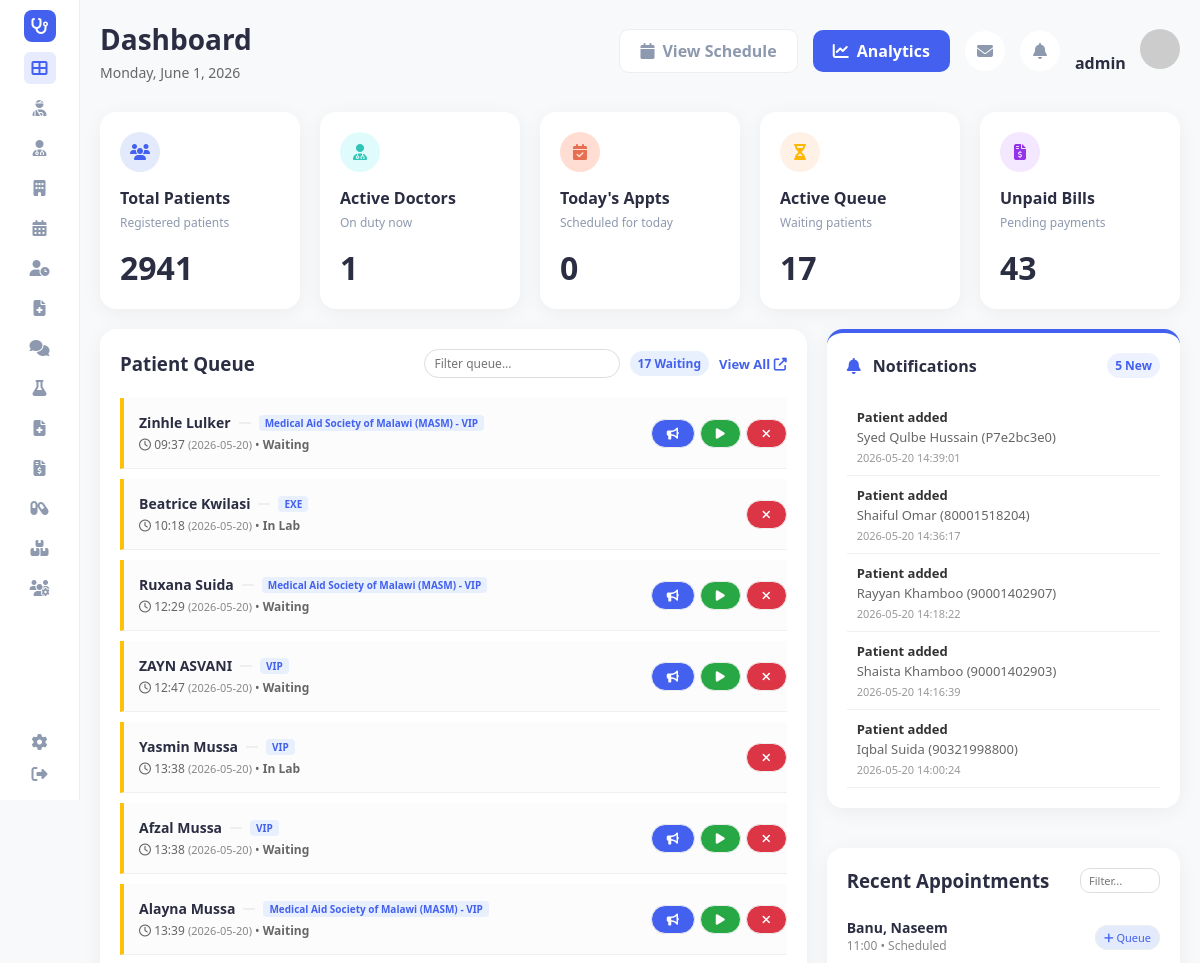
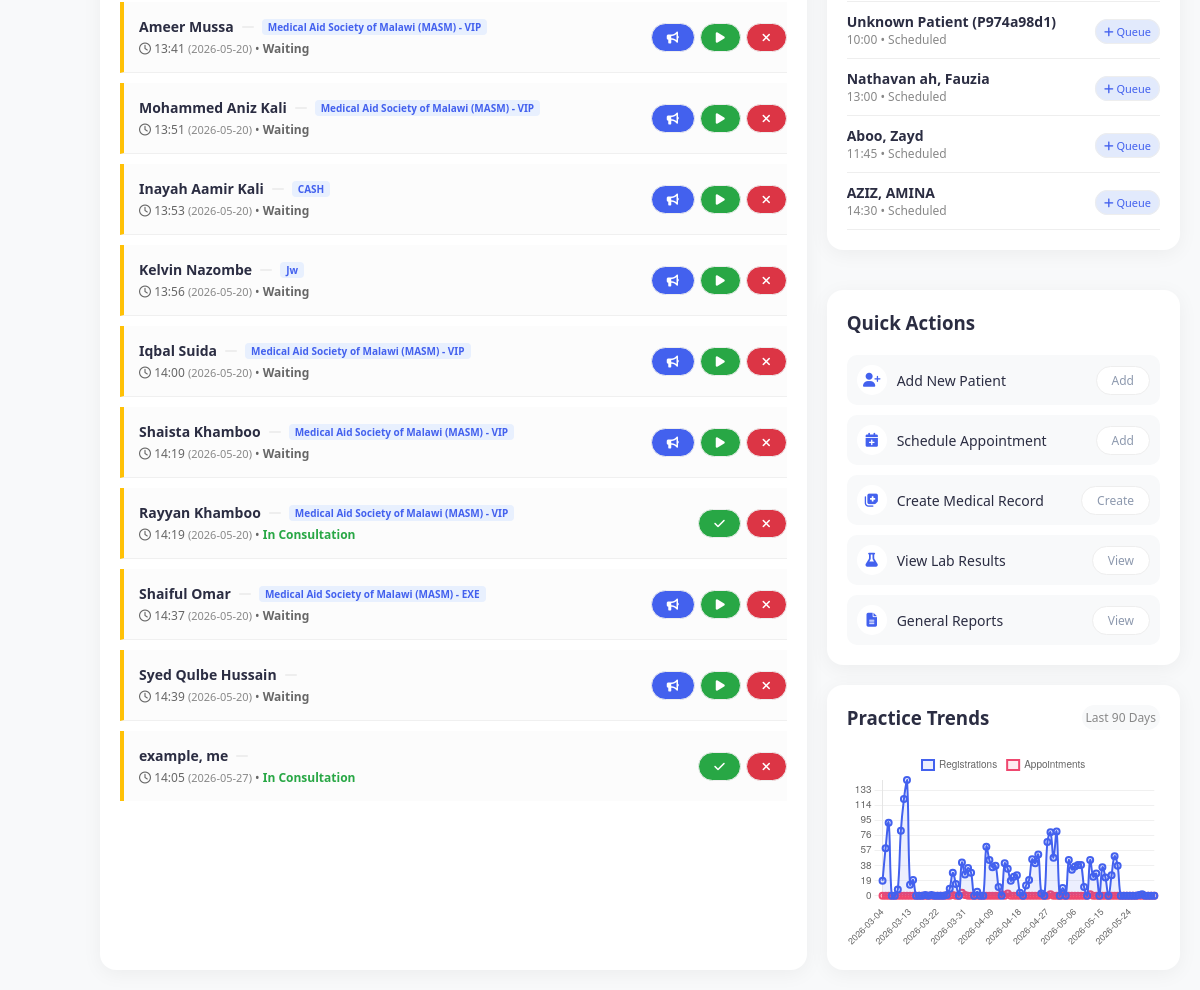
Page / (signed in) on the earlier database version (2 pictures, top to bottom).
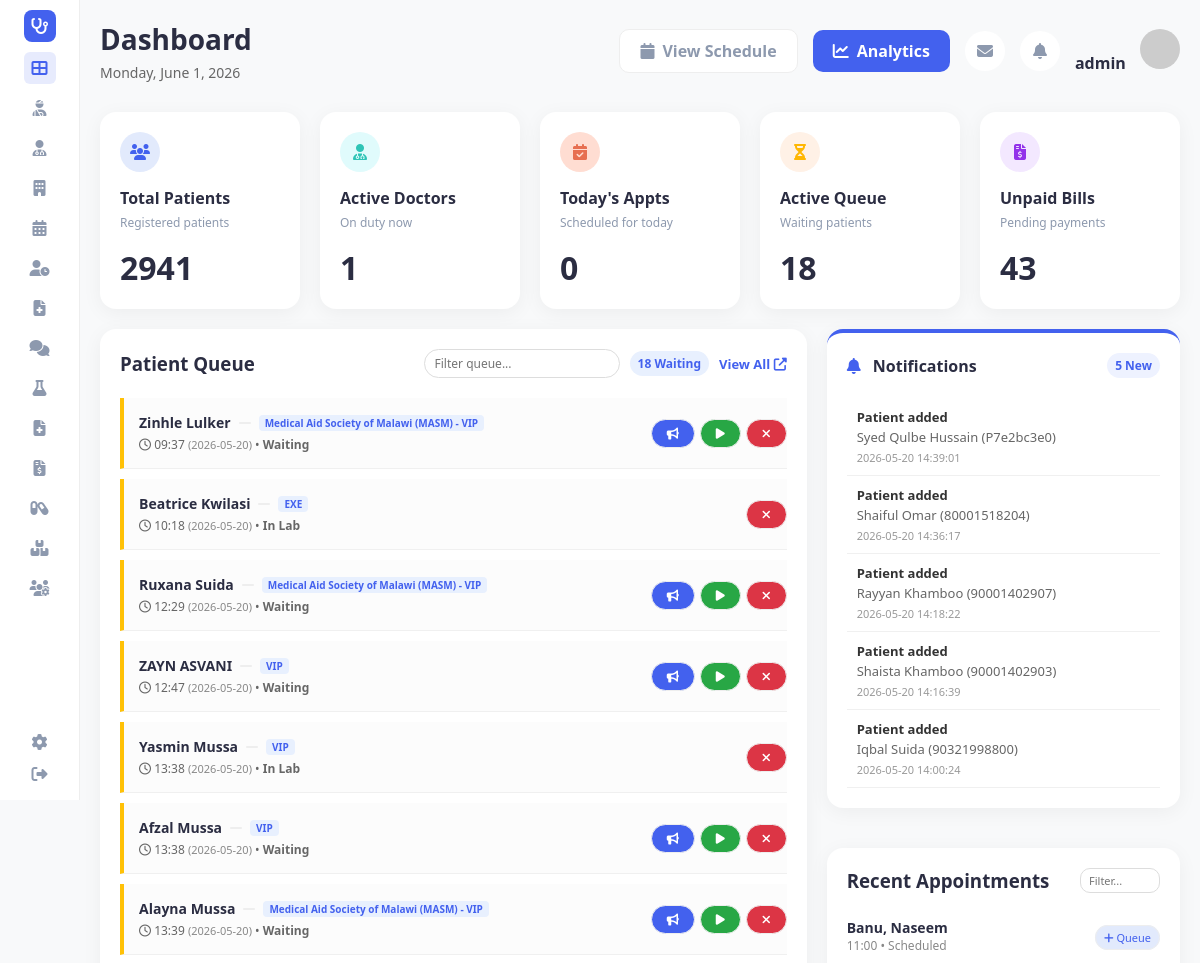
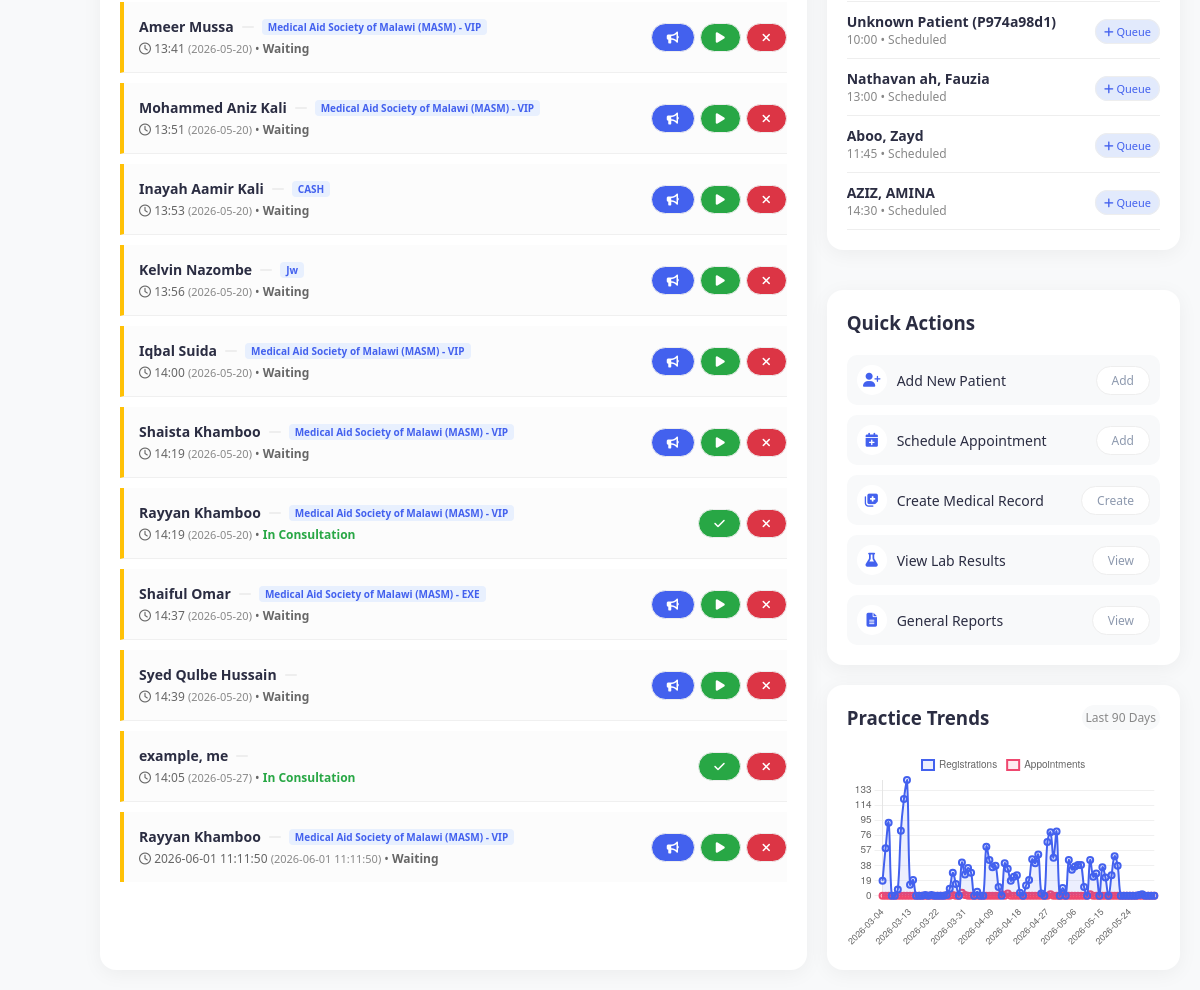
Same page on the later database version (2 pictures, top to bottom).
### tables this page shows
CREATE TABLE queue (
                queue_id TEXT PRIMARY KEY,
                patient_id TEXT,
                patient_name TEXT,
                doctor_id TEXT,
                status TEXT,
                priority TEXT,
                arrival_time TEXT,
                estimated_wait TEXT,
                department TEXT,
                visit_reason TEXT,
                special_category TEXT,
                check_in_time TEXT,
                assigned_doctor_id TEXT,
                doctor_name TEXT,
                triage_level TEXT,
                date_added TEXT,
                vitals TEXT,
                assigned_nurse_id TEXT,
                last_called_time TEXT,
                requeued_count INTEGER,
                notes TEXT
            , is_deleted INTEGER DEFAULT 0, deleted_at TEXT);

CREATE TABLE patients (
                patient_id TEXT PRIMARY KEY,
                first_name TEXT,
                last_name TEXT,
                date_of_birth TEXT,
                gender TEXT,
                phone TEXT,
                email TEXT,
                address TEXT,
                emergency_contact TEXT,
                blood_group TEXT,
                medical_history TEXT,
                created_date TEXT,
                scheme_provider TEXT,
                scheme_type TEXT
            , is_deleted INTEGER DEFAULT 0, deleted_at TEXT);

CREATE TABLE appointments (
                appointment_id TEXT PRIMARY KEY,
                patient_id TEXT,
                doctor_id TEXT,
                appointment_date TEXT,
                appointment_time TEXT,
                reason TEXT,
                status TEXT,
                notes TEXT, is_deleted INTEGER DEFAULT 0, deleted_at TEXT,
                FOREIGN KEY (patient_id) REFERENCES patients(patient_id),
                FOREIGN KEY (doctor_id) REFERENCES doctors(doctor_id)
            );

### app.py (the view)
@app.route('/')
def dashboard():
    try:
        days = 90
        stats = hms.get_dashboard_stats(days)
        total_patients = hms.get_patients_count()
        base = datetime.date.today()
        chart_labels = [(base - datetime.timedelta(days=i)).strftime("%Y-%m-%d") for i in range(days - 1, -1, -1)]
        reg_map = stats['registration_map']
        appt_map = stats['appointment_map']
        chart_patient_reg = [reg_map.get(d, 0) for d in chart_labels]
        chart_appointments = [appt_map.get(d, 0) for d in chart_labels]
        username = session.get('username')
        role = session.get('role')
        system_notifications = hms.get_recent_notifications(username, role)
        return render_template('dashboard.html',
                               total_patients=total_patients,
                               stats=stats,
                               active_doctors=stats['active_doctors'],
                               todays_appointments=stats['todays_appointments'],
                               pending_appointments=stats['pending_appointments'],
                               completed_appointments=stats['completed_appointments'],
                               recent_appointments=hms.get_recent_appointments(),
                               queue=hms.get_active_queue(),
                               chart_labels=chart_labels,
                               chart_patient_reg=chart_patient_reg,
                               chart_appointments=chart_appointments,
                               system_notifications=system_notifications,
                               active_page='dashboard')
    except Exception as e:
        print(f"[CRITICAL ERROR] Dashboard route failed: {e}")
        import traceback
        traceback.print_exc()
        return f"Internal Server Error: {e}", 500

### app.py (called while the page is built)
@app.before_request
def require_login():
    allowed_routes = ['login', 'register', 'static']
    if request.endpoint not in allowed_routes and 'user_id' not in session:
        return redirect(url_for('login'))

@app.context_processor
def inject_user():
    username = session.get('username')
    role = session.get('role')
    unread = 0
    if username:
        unread = hms.get_unread_count(username, role)
    return dict(current_user=username, current_role=role, unread_messages_count=unread, hms=hms)

### database/db_manager.py (called while the page is built)
    def get_connection(self):
        conn = sqlite3.connect(self.db_file)
        conn.row_factory = sqlite3.Row
        return conn

    def count(self, table: str, where_clause: str = None, params: tuple = ()) -> int:
        try:
            conn = self.get_connection()
            cursor = conn.cursor()
            where = f"WHERE {where_clause}" if where_clause else ""
            cursor.execute(f"SELECT COUNT(*) FROM {table} {where}", params)
            count = cursor.fetchone()[0]
            conn.close()
            return count
        except Exception as e:
            print(f"[ERROR] DatabaseManager.count: {e}")
            return 0

### templates/dashboard.html (shortened to what the changed rows need)
<!DOCTYPE html>
<html lang="en">
<head>
    <link rel="stylesheet" href="{{ url_for('static', filename='style.css') }}">
    <link rel="stylesheet" href="https://cdnjs.cloudflare.com/ajax/libs/font-awesome/6.4.0/css/all.min.css">
</head>
<body>
    <div class="container">
        <main class="main-content">
            <header class="header">
                <div class="header-left">
                    <h1>Dashboard</h1>
                </div>
            </header>
            <div class="stats-grid" style="grid-template-columns: repeat(auto-fit, minmax(180px, 1fr));">
                <div class="card stat-card">
                    <div class="stat-value">
                        <h2>{{ total_patients }}</h2>
                    </div>
                </div>
                <div class="card stat-card">
                    <div class="stat-value">
                        <h2>{{ active_doctors }}</h2>
                    </div>
                </div>
                <div class="card stat-card">
                    <div class="stat-value">
                        <h2>{{ todays_appointments }}</h2>
                    </div>
                </div>
                <div class="card stat-card">
                    <div class="stat-value">
                        <h2>{{ queue|length }}</h2>
                    </div>
                </div>
                <div class="card stat-card">
                    <div class="stat-value">
                        <h2>{{ stats.pending_bills }}</h2>
                    </div>
                </div>
            </div>
            <div class="content-grid" style="grid-template-columns: 2fr 1fr;">
                <div class="card recent-appointments">
                    <div class="card-header" style="flex-wrap: wrap; gap: 10px;">
                        <div style="display: flex; gap: 10px; align-items: center;">
                            <input type="text" id="queueSearch" placeholder="Filter queue..." style="padding: 5px 10px; border: 1px solid #ddd; border-radius: 15px; font-size: 12px; outline: none;">
                            <span class="badge" style="background: #e8f0fe; color: #4361ee;">{{ queue|length }} Waiting</span>
                            <a href="{{ url_for('queue_dashboard') }}" style="font-size: 13px; color: var(--primary-color); text-decoration: none; font-weight: 600;">View All <i class="fas fa-external-link-alt"></i></a>
                        </div>
                    </div>
                    <div class="appointment-list" id="queueList">
                        {% for item in queue %}
                        {% set patient = hms.get_patient(item.patient_id) %}
                        <div class="appointment-item" ondblclick="window.location.href='{{ url_for('patients', search=item.patient_name) }}'" style="display: flex; justify-content: space-between; align-items: center; border-left: 4px solid {% if item.triage_level == '1' %}#dc3545{% elif item.triage_level == '2' %}#fd7e14{% elif item.triage_level == '3' %}#ffc107{% else %}#28a745{% endif %}; padding-left: 15px; margin-bottom: 10px; background: #fcfcfc; cursor: pointer;" title="Double click to search patient">
                            <div class="appt-info">
                                <div style="display: flex; align-items: center; gap: 8px;">
                                    <h4 style="margin: 0;">{{ item.patient_name }}</h4>
                                    <span style="font-size: 10px; padding: 1px 6px; border-radius: 4px; background: #eee; color: #666;">{{ item.department }}</span>
                                    {% if patient and (patient.scheme_provider or patient.scheme_type) %}
                                    <span style="font-size: 10px; padding: 1px 6px; border-radius: 4px; background: #e8f0fe; color: #4361ee; font-weight: 600;">
                                        {{ patient.scheme_provider or '' }} {% if patient.scheme_provider and patient.scheme_type %}-{% endif %} {{ patient.scheme_type or '' }}
                                    </span>
                                    {% endif %}
                                </div>
                                <p style="font-size: 12px; color: #666; margin-top: 4px;">
                                    <i class="far fa-clock"></i> {{ item.arrival_time }}
                                    {% if item.date_added %}
                                    <span style="font-size: 11px; color: #888; font-weight: 500;">({{ item.date_added }})</span>
                                    {% endif %}
                                    &bull; <span style="font-weight: 600; color: {% if item.status == 'Calling' %}#4361ee{% elif item.status == 'In Consultation' %}#28a745{% else %}#666{% endif %};">{{ item.status }}</span>
                                </p>
                            </div>
                            <div class="appt-actions" style="display: flex; gap: 5px;">
                                {% if item.status == 'Waiting' %}
                                <a href="{{ url_for('queue_call', queue_id=item.queue_id) }}" class="btn-sm" style="background: #4361ee; color: white; text-decoration: none;" title="Call Patient"><i class="fas fa-bullhorn"></i></a>
                                {% endif %}
                                {% if item.status == 'Calling' or item.status == 'Waiting' %}
                                <a href="{{ url_for('update_queue_status', queue_id=item.queue_id, status='In Consultation') }}" class="btn-sm" style="background: #28a745; color: white; text-decoration: none;" title="Start Consultation"><i class="fas fa-play"></i></a>
                                {% endif %}
                                {% if item.status == 'In Consultation' %}
                                <a href="{{ url_for('queue_complete', queue_id=item.queue_id) }}" class="btn-sm" style="background: #28a745; color: white; text-decoration: none;" title="Complete"><i class="fas fa-check"></i></a>
                                {% endif %}
                                <a href="{{ url_for('remove_from_queue', queue_id=item.queue_id) }}" class="btn-sm" style="background: #dc3545; color: white; text-decoration: none;" title="Remove" onclick="return confirm('Remove from queue?')"><i class="fas fa-times"></i></a>
                            </div>
                        </div>
                        {% else %}
                        <div class="appointment-item" style="text-align: center; padding: 20px; color: #888;">
                            <p>No patients in queue</p>
                        </div>
                        {% endfor %}
                    </div>
                </div>
                <div class="right-column">
                    <div class="card" style="margin-bottom: 20px; border-top: 4px solid #4361ee;">
                        <div class="notification-list" style="margin-top: 10px;">
                            {% for note in system_notifications %}
                            <div class="notification-item" style="padding: 10px; border-bottom: 1px solid #f0f0f0; font-size: 13px;">
                                <div style="font-weight: 600; color: #333;">{{ note.subject }}</div>
                                <div style="color: #666; margin-top: 2px;">{{ note.content }}</div>
                                <div style="font-size: 11px; color: #999; margin-top: 4px;">{{ note.timestamp }}</div>
                            </div>
                            {% else %}
                            <div style="text-align: center; padding: 20px; color: #888; font-size: 13px;">
                                <i class="fas fa-check-circle" style="display: block; font-size: 24px; margin-bottom: 8px; color: #d1d5db;"></i>
                                All caught up!
                            </div>
                            {% endfor %}
                        </div>
                    </div>
                    <div class="card quick-actions" style="margin-bottom: 20px;">
                        <div class="appointment-list" id="apptList" style="max-height: 300px; overflow-y: auto;">
                            {% for appt in recent_appointments %}
                            {% set patient = hms.get_patient(appt.patient_id) %}
                            <div class="appointment-item" ondblclick="window.location.href='{{ url_for('patients', search=patient.first_name + ' ' + patient.last_name if patient else appt.patient_id) }}'" style="padding: 10px 0; border-bottom: 1px solid #eee; cursor: pointer;" title="Double click to search patient">
                                <div class="appt-info">
                                    <div style="font-weight: 600; font-size: 14px;">
                                    {% if patient %}
                                        {{ patient.last_name }}, {{ patient.first_name }}
                                    {% else %}
                                        Unknown Patient ({{ appt.patient_id }})
                                    {% endif %}
                                </div>
                                    <div style="font-size: 12px; color: #888;">
                                        {{ appt.appointment_time }} &bull; {{ appt.status }}
                                    </div>
                                </div>
                                <div>
                                    <a href="{{ url_for('add_to_queue', patient_id=appt.patient_id) }}" class="btn-sm" style="background: #e2eafc; color: #4361ee; text-decoration: none; padding: 4px 8px; font-size: 11px;" title="Add to Queue"><i class="fas fa-plus"></i> Queue</a>
                                </div>
                            </div>
                            {% endfor %}
                        </div>
                    </div>
                </div>
            </div>
        </main>
    </div>
</body>
</html>

Differences in the rows shown:
added queue: patient_name "Rayyan Khamboo", {{ patient.scheme_provider or '' }} "Medical Aid Society of Malawi (MASM)", {{ patient.scheme_type or '' }} "VIP", arrival_time "2026-06-01 11:11:50", date_added "2026-06-01 11:11:50", status "Waiting"
Other differences:
{{ queue|length }}: "17" → "18"
